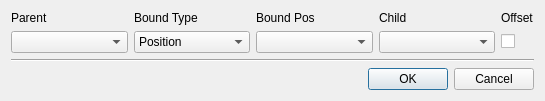
<?xml version="1.0" encoding="UTF-8"?>
<ui version="4.0">
 <class>EntityBindDialog</class>
 <widget class="QDialog" name="EntityBindDialog">
  <property name="geometry">
   <rect>
    <x>0</x>
    <y>0</y>
    <width>545</width>
    <height>97</height>
   </rect>
  </property>
  <property name="windowTitle">
   <string>Entity Bind</string>
  </property>
  <layout class="QGridLayout" name="gridLayout">
   <item row="0" column="0">
    <widget class="QLabel" name="label">
     <property name="sizePolicy">
      <sizepolicy hsizetype="Expanding" vsizetype="Preferred">
       <horstretch>0</horstretch>
       <verstretch>0</verstretch>
      </sizepolicy>
     </property>
     <property name="text">
      <string>Parent</string>
     </property>
    </widget>
   </item>
   <item row="0" column="1">
    <widget class="QLabel" name="label_5">
     <property name="sizePolicy">
      <sizepolicy hsizetype="Expanding" vsizetype="Preferred">
       <horstretch>0</horstretch>
       <verstretch>0</verstretch>
      </sizepolicy>
     </property>
     <property name="text">
      <string>Bound Type</string>
     </property>
    </widget>
   </item>
   <item row="0" column="2">
    <widget class="QLabel" name="label_3">
     <property name="sizePolicy">
      <sizepolicy hsizetype="Expanding" vsizetype="Preferred">
       <horstretch>0</horstretch>
       <verstretch>0</verstretch>
      </sizepolicy>
     </property>
     <property name="text">
      <string>Bound Pos</string>
     </property>
    </widget>
   </item>
   <item row="0" column="3">
    <widget class="QLabel" name="label_2">
     <property name="sizePolicy">
      <sizepolicy hsizetype="Expanding" vsizetype="Preferred">
       <horstretch>0</horstretch>
       <verstretch>0</verstretch>
      </sizepolicy>
     </property>
     <property name="text">
      <string>Child</string>
     </property>
    </widget>
   </item>
   <item row="0" column="4">
    <widget class="QLabel" name="label_4">
     <property name="sizePolicy">
      <sizepolicy hsizetype="Maximum" vsizetype="Preferred">
       <horstretch>0</horstretch>
       <verstretch>0</verstretch>
      </sizepolicy>
     </property>
     <property name="text">
      <string>Offset</string>
     </property>
    </widget>
   </item>
   <item row="1" column="0">
    <widget class="QComboBox" name="Parent">
     <property name="sizePolicy">
      <sizepolicy hsizetype="Expanding" vsizetype="Fixed">
       <horstretch>0</horstretch>
       <verstretch>0</verstretch>
      </sizepolicy>
     </property>
    </widget>
   </item>
   <item row="1" column="1">
    <widget class="QComboBox" name="BoundType">
     <property name="sizePolicy">
      <sizepolicy hsizetype="Expanding" vsizetype="Fixed">
       <horstretch>0</horstretch>
       <verstretch>0</verstretch>
      </sizepolicy>
     </property>
     <item>
      <property name="text">
       <string>Position</string>
      </property>
     </item>
     <item>
      <property name="text">
       <string>Rotation</string>
      </property>
     </item>
     <item>
      <property name="text">
       <string>Scale</string>
      </property>
     </item>
     <item>
      <property name="text">
       <string>Transform</string>
      </property>
     </item>
    </widget>
   </item>
   <item row="1" column="2">
    <widget class="QComboBox" name="BoundPos">
     <property name="sizePolicy">
      <sizepolicy hsizetype="Expanding" vsizetype="Fixed">
       <horstretch>0</horstretch>
       <verstretch>0</verstretch>
      </sizepolicy>
     </property>
    </widget>
   </item>
   <item row="1" column="3">
    <widget class="QComboBox" name="Child">
     <property name="sizePolicy">
      <sizepolicy hsizetype="Expanding" vsizetype="Fixed">
       <horstretch>0</horstretch>
       <verstretch>0</verstretch>
      </sizepolicy>
     </property>
    </widget>
   </item>
   <item row="1" column="4">
    <widget class="QCheckBox" name="Offset">
     <property name="sizePolicy">
      <sizepolicy hsizetype="Maximum" vsizetype="Fixed">
       <horstretch>0</horstretch>
       <verstretch>0</verstretch>
      </sizepolicy>
     </property>
     <property name="text">
      <string/>
     </property>
    </widget>
   </item>
   <item row="2" column="0" colspan="5">
    <layout class="QVBoxLayout" name="verticalLayout">
     <item>
      <widget class="Line" name="line">
       <property name="orientation">
        <enum>Qt::Horizontal</enum>
       </property>
      </widget>
     </item>
     <item>
      <widget class="QDialogButtonBox" name="buttonBox">
       <property name="standardButtons">
        <set>QDialogButtonBox::Cancel|QDialogButtonBox::Ok</set>
       </property>
      </widget>
     </item>
    </layout>
   </item>
  </layout>
 </widget>
 <resources/>
 <connections>
  <connection>
   <sender>buttonBox</sender>
   <signal>accepted()</signal>
   <receiver>EntityBindDialog</receiver>
   <slot>accept()</slot>
   <hints>
    <hint type="sourcelabel">
     <x>265</x>
     <y>82</y>
    </hint>
    <hint type="destinationlabel">
     <x>537</x>
     <y>41</y>
    </hint>
   </hints>
  </connection>
  <connection>
   <sender>buttonBox</sender>
   <signal>rejected()</signal>
   <receiver>EntityBindDialog</receiver>
   <slot>reject()</slot>
   <hints>
    <hint type="sourcelabel">
     <x>226</x>
     <y>77</y>
    </hint>
    <hint type="destinationlabel">
     <x>178</x>
     <y>92</y>
    </hint>
   </hints>
  </connection>
 </connections>
</ui>
